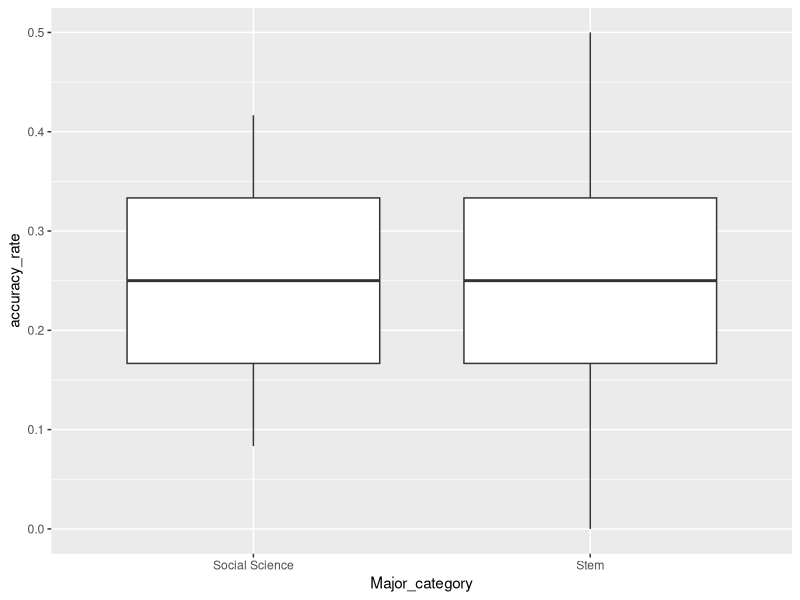
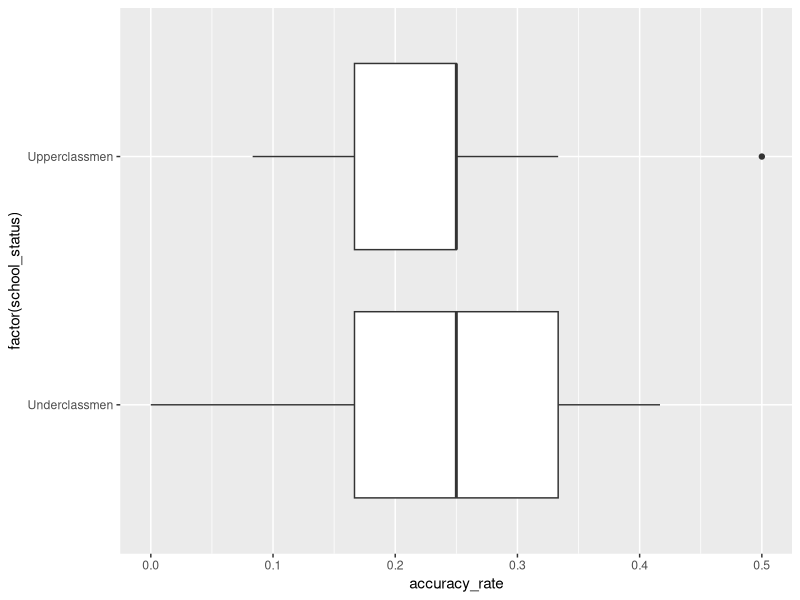
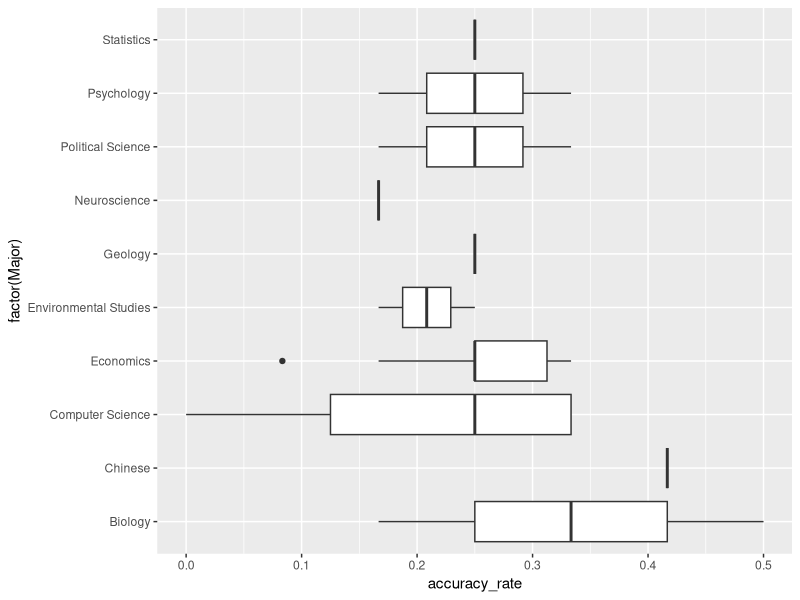
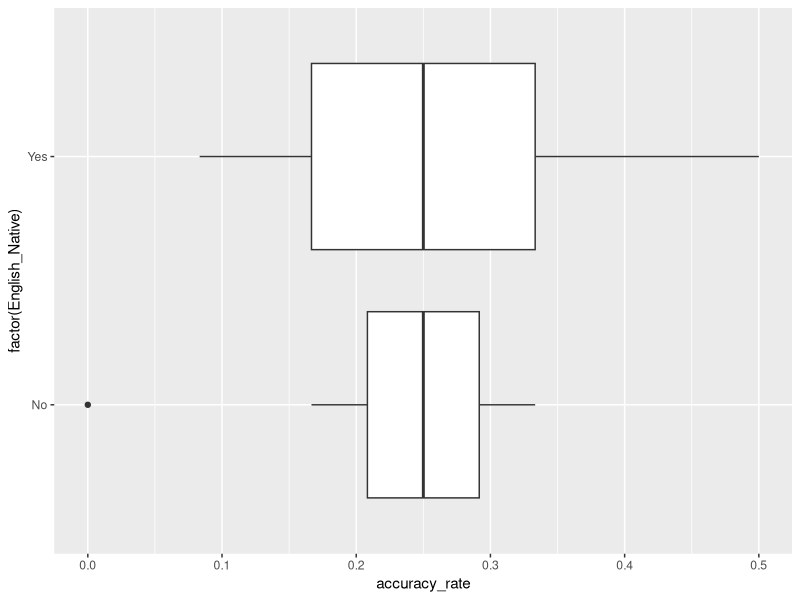
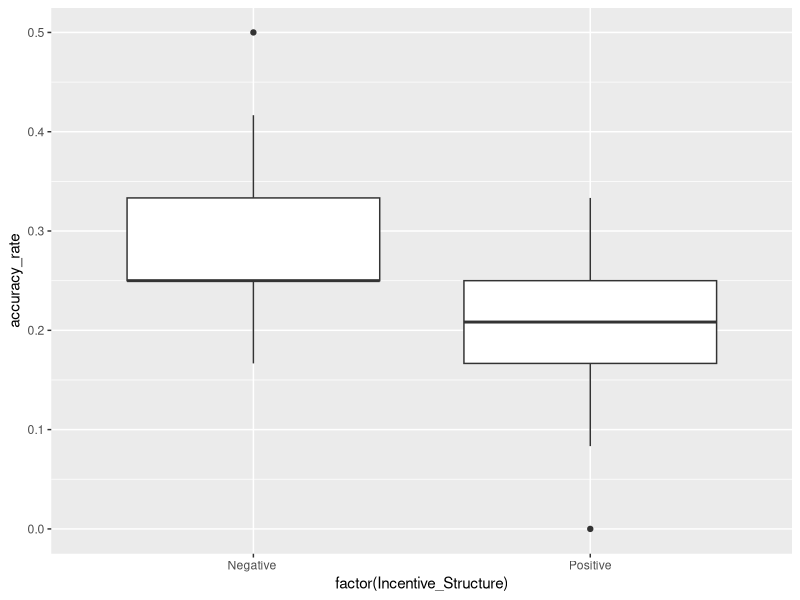
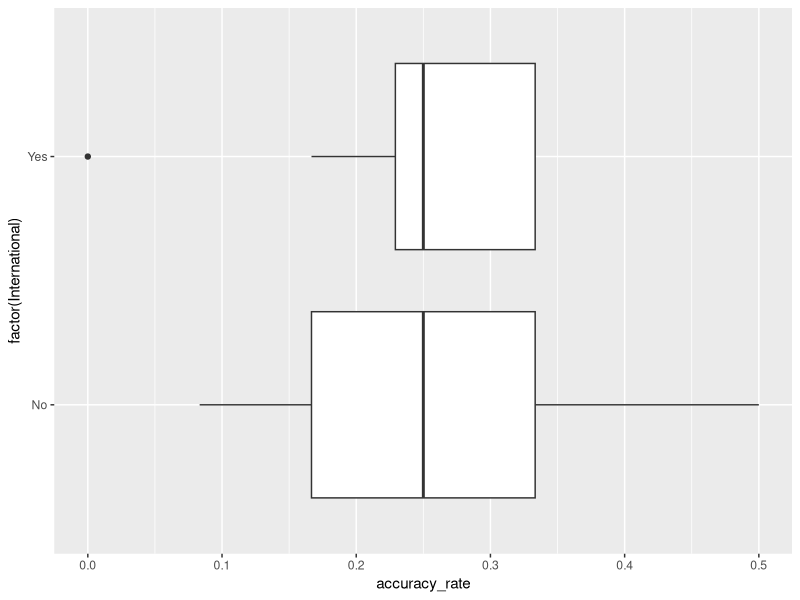
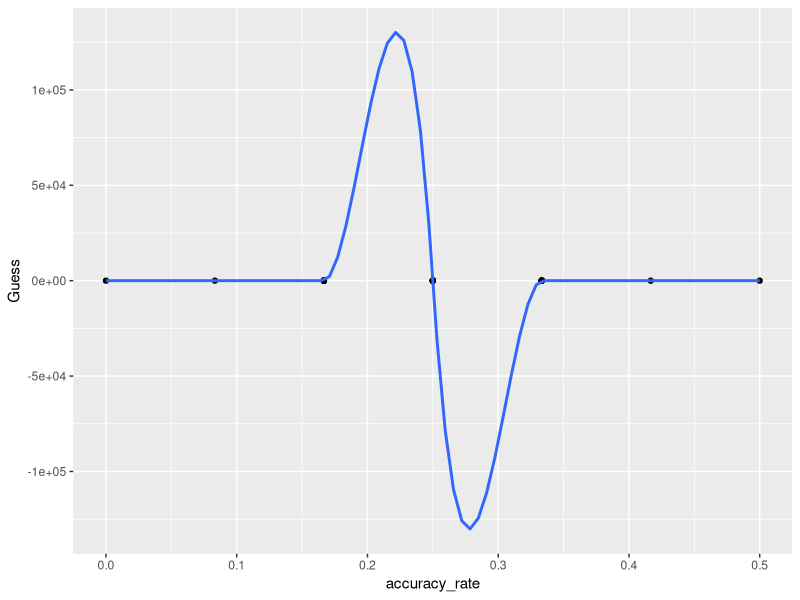
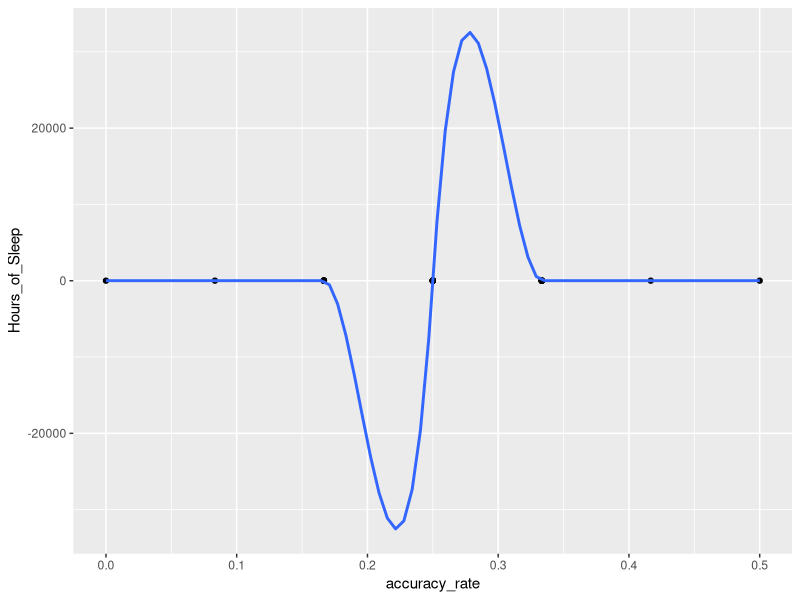

Write the R code that produced these figures, in order.
## ---- chunk 1
knitr::opts_chunk$set(echo = FALSE, error = TRUE, warning = FALSE, message = FALSE)

library(dplyr)
library(tidyr)
library(lubridate)
library(stringr)
library(ggplot2)
library(sf)
library(spdep)
library(spatialreg)
## ---- chunk 2
experiment<- read.csv('Data.csv')
data<-as.data.frame(experiment)
data_clean<- data %>% 
  filter(SL<30) %>% 
  select(-X,-X.1) 
## ---- chunk 3

data_clean %>% 
  filter(School_Year == 1)

##Given the low number of first years we could create two variables, one that it lower and upper classmen 

data_clean<-data_clean %>% 
  mutate(school_status = ifelse(test = School_Year == 1|School_Year==2, yes = "Underclassmen",no = "Upperclassmen"))


data_clean %>% 
  count(Major)

NEW_MAJOR_CATEGORY<-data_clean %>% 
  mutate(Major_category = ifelse(Major=="Biology"|Major=="Computer Science"|Major=="Geology"|Major=="Neuroscience"|Major=="Statistics","Stem","Social Science")) %>% 
  mutate(accuracy_rate = Correct/12, share_questions_responded = (Passage.1+Passage.2)/12)

NEW_MAJOR_CATEGORY %>% 
  ggplot(aes(x = Major_category,y = accuracy_rate))+
  geom_boxplot()

NEW_MAJOR_CATEGORY %>% 
  ggplot(aes(x = accuracy_rate, y = factor(school_status)))+
  geom_boxplot()

##Maybe Group as Social Sciences, STEM. 
NEW_MAJOR_CATEGORY %>% 
  ggplot(aes(x = accuracy_rate, y = factor(Major)))+
  geom_boxplot()



NEW_MAJOR_CATEGORY %>% 
  ggplot(aes(x = accuracy_rate, y = factor(English_Native)))+
  geom_boxplot()

NEW_MAJOR_CATEGORY %>% 
  ggplot(aes(y = accuracy_rate, x = factor(Incentive_Structure)))+
  geom_boxplot()

NEW_MAJOR_CATEGORY %>% 
  ggplot(aes(x = accuracy_rate, y = factor(International)))+
  geom_boxplot()


NEW_MAJOR_CATEGORY %>% 
  ggplot(aes(x = accuracy_rate, y = Guess))+
  geom_point()+
  geom_smooth()

NEW_MAJOR_CATEGORY %>% 
  ggplot(aes(x = accuracy_rate, y = Hours_of_Sleep))+
  geom_point()+
  geom_smooth()

NEW_MAJOR_CATEGORY %>% 
  ggplot(aes(x = accuracy_rate, y = Number_of_Classes))+
  geom_point()+
  geom_smooth()

NEW_MAJOR_CATEGORY %>% 
  ggplot(aes(x = accuracy_rate, y = Workload))+
  geom_boxplot()

NEW_MAJOR_CATEGORY %>% 
  ggplot(aes(x = accuracy_rate, y = Gender))+
  geom_boxplot()

NEW_MAJOR_CATEGORY %>% 
  ggplot(aes(y = share_questions_responded, x = Incentive_Structure))+
  geom_boxplot()




NEW_MAJOR_CATEGORY %>% 
  filter(Major == "Political Science")


lm(Correct~Gender+factor(school_status)+English_Native ,data = NEW_MAJOR_CATEGORY)
